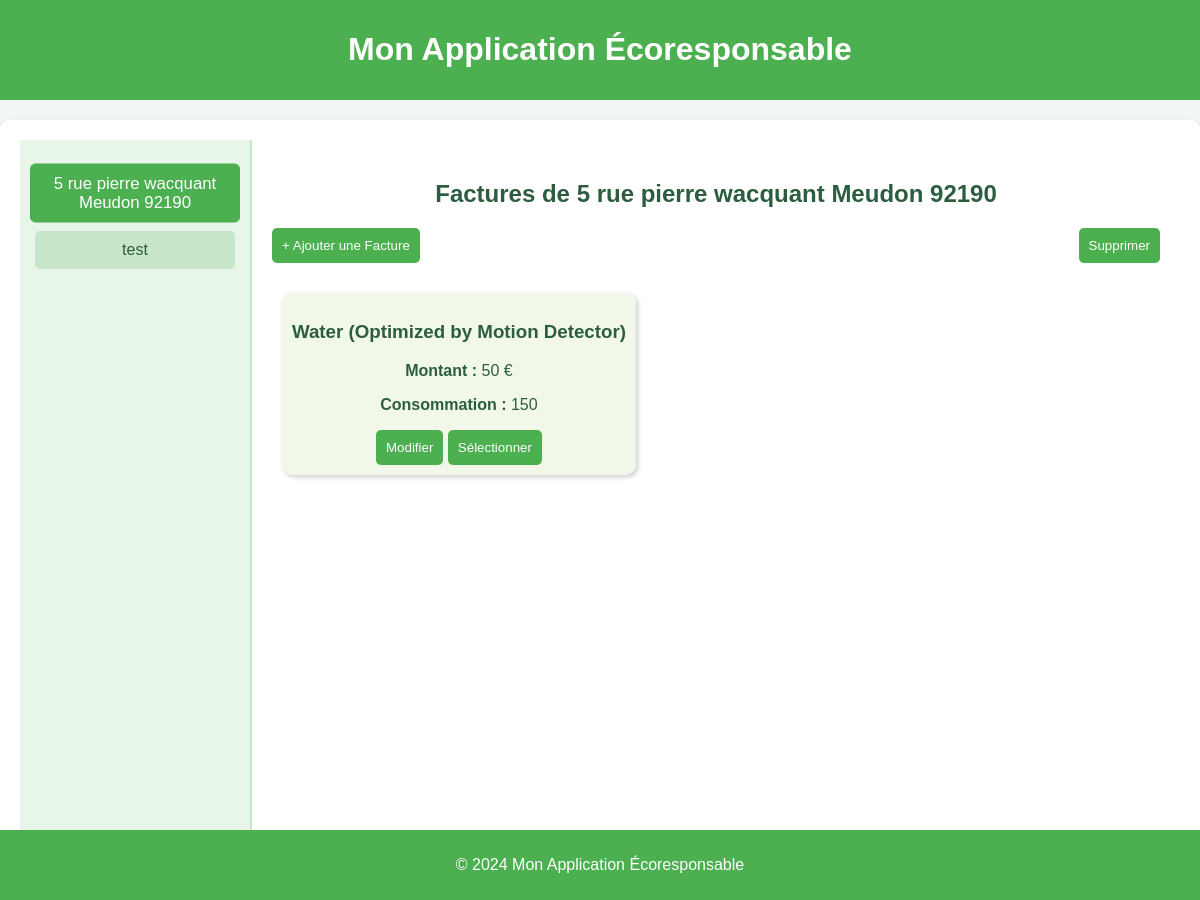
Page /visualiser_factures on the earlier database version.
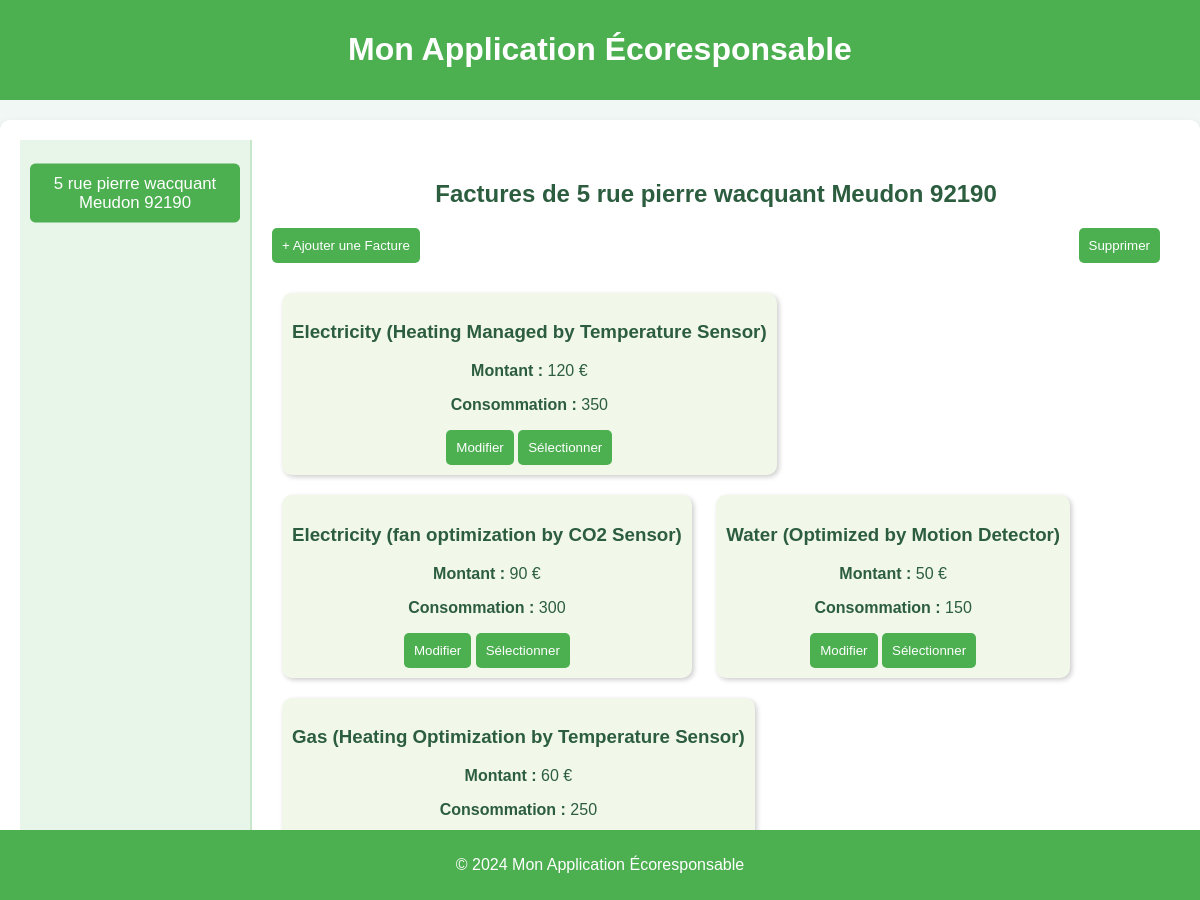
Same page on the later database version.
### tables this page shows
CREATE TABLE Housing (
housing_id INTEGER PRIMARY KEY, -- Identifiant unique pour chaque logement
address VARCHAR(255), -- Adresse du logement
phone_number VARCHAR(20), -- NumÃ©ro de contact pour le logement
ip_address VARCHAR(15), -- Adresse IP associÃ©e au logement
insert_date TIMESTAMP DEFAULT CURRENT_TIMESTAMP -- Horodatage de l'ajout de l'enregistrement
);

CREATE TABLE Invoice (
invoice_id INTEGER PRIMARY KEY, -- Identifiant unique pour chaque facture
housing_id INTEGER, -- RÃ©fÃ©rence au logement concernÃ© par la facture
type VARCHAR(100), -- Type de la facture (ex. : eau, Ã©lectricitÃ©)
amount INTEGER, -- Montant de la facture
value INTEGER, -- Valeur de la consommation en ressource
insert_date TIMESTAMP DEFAULT CURRENT_TIMESTAMP, -- Horodatage de l'ajout de l'enregistrement de la facture
FOREIGN KEY (housing_id) REFERENCES Housing(housing_id) -- Lien entre la facture et un logement spÃ©cifique
);

### main.py (the view)
@app.get("/visualiser_factures", response_class=HTMLResponse)
def visualiser_factures(request: Request, id: int = 1):
    conn = get_db_connection()
    logements = conn.execute("SELECT housing_id, address FROM Housing").fetchall()
    selected_logement = conn.execute("SELECT address FROM Housing WHERE housing_id = ?", (id,)).fetchone()
    factures = conn.execute("SELECT * FROM Invoice WHERE housing_id = ?", (id,)).fetchall()
    conn.close()
    return templates.TemplateResponse("visualiser_factures.html", {
        "request": request,
        "logements": logements,
        "factures": factures,
        "selected_id": id,
        "selected_logement_address": selected_logement["address"] if selected_logement else "Logement par Défaut"
    })

### templates/visualiser_factures.html (shortened to what this page needs)
{% extends "layout.html" %}
{% block content %}
<div class="container">
    <div class="menu">
        {% for logement in logements %}
        <div class="menu-item {% if selected_id == logement.housing_id %}active{% endif %}"
             onclick="location.href='?id={{ logement.housing_id }}'">
            {{ logement.address }}
        </div>
        {% endfor %}
    </div>
    <div class="content">
        <h2>Factures de {{ selected_logement_address or 'Logement par Défaut' }}</h2>
        <div class="actions">
            <button class="btn" onclick="openAddModal()">+ Ajouter une Facture</button>
            <button class="btn" onclick="deleteSelected()">Supprimer</button>
        </div>
        {% if factures %}
        {% for facture in factures %}
        <div class="tile" id="tile-{{ facture.invoice_id }}">
            <h3>{{ facture.type }}</h3>
            <p><strong>Montant :</strong> {{ facture.amount }} €</p>
            <p><strong>Consommation :</strong> {{ facture.value }}</p>
            <div style="margin-top: 10px;">
                <button class="btn" onclick="openEditModal('{{ facture.invoice_id }}', '{{ facture.type }}', '{{ facture.amount }}', '{{ facture.value }}')">Modifier</button>
                <button class="btn" onclick="toggleSelection('{{ facture.invoice_id }}')">Sélectionner</button>
            </div>
        </div>
        {% endfor %}
        {% else %}
        <p>Aucune facture trouvée pour ce logement.</p>
        {% endif %}
    </div>
</div>
{% endblock %}

### templates/layout.html (shortened to what this page needs)
<!DOCTYPE html>
<html lang="fr">
<head>
</head>
<body>
    <header>
        <h1>Mon Application Écoresponsable</h1>
    </header>
    <main>
        {% block content %}{% endblock %}
    </main>
    <footer>
        <p>&copy; 2024 Mon Application Écoresponsable</p>
    </footer>
</body>
</html>

### templates/layout.html (style rules this page uses)
body { font-family: Arial, sans-serif; margin: 0; padding: 0; background-color: #f0f7f4; color: #2c5d3f; }
header { background-color: #4caf50; color: white; text-align: center; padding: 10px 0; }
footer { background-color: #4caf50; color: white; text-align: center; padding: 10px 0; position: fixed; width: 100%; bottom: 0; }
main { margin: 20px auto; padding: 20px; max-width: 1200px; background-color: white; border-radius: 10px; box-shadow: 0 4px 10px rgba(0, 0, 0, 0.1); }
h1, h2 { text-align: center; }
.btn { background-color: #4caf50; color: white; border: none; border-radius: 5px; padding: 10px 20px; cursor: pointer; }

### templates/visualiser_factures.html (style rules this page uses)
.container { display: flex; height: 90vh; }
.menu { width: 200px; background-color: #e8f5e9; padding: 15px; border-right: 2px solid #c8e6c9; }
.menu-item { background-color: #c8e6c9; padding: 10px; margin: 10px 0; text-align: center; border-radius: 5px; cursor: pointer; transition: transform 0.3s, background 0.3s; }
.menu-item:hover, .menu-item.active { background-color: #4caf50; color: white; transform: scale(1.05); }
.content { flex: 1; padding: 20px; }
.actions { margin-bottom: 20px; display: flex; justify-content: space-between; }
.btn { background-color: #4caf50; color: white; border: none; padding: 10px; border-radius: 5px; cursor: pointer; transition: transform 0.2s; }
.tile { display: inline-block; background-color: #f1f8e9; border-radius: 10px; padding: 10px; margin: 10px; box-shadow: 2px 2px 5px rgba(0, 0, 0, 0.2); text-align: center; transition: transform 0.3s; }

Differences in the rows shown:
removed Housing: address "test"
now on this page (row edited): Invoice: type "Electricity (Heating Managed by Temperature Sensor)", amount "120", value "350"
added Invoice: type "Electricity (fan optimization by CO2 Sensor)", amount "90", value "300"
added Invoice: type "Gas (Heating Optimization by Temperature Sensor)", amount "60", value "250"
